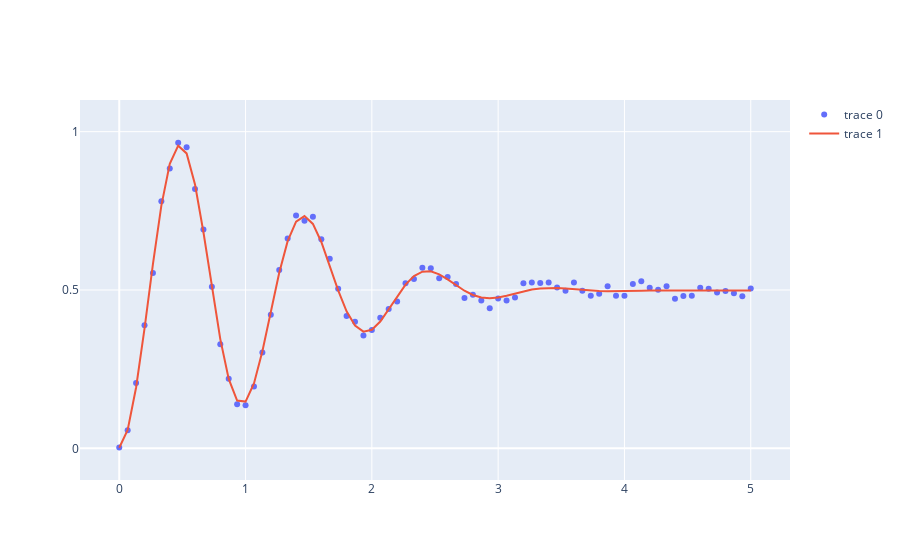

Write notebook code for a chart like this one.
### Code cell
fig = go.Figure()

fig.add_trace(go.Scatter(
    x=ndMeasurementData[1:, 0], y=ndMeasurementData[1:, 1], mode='markers'))

fig.add_trace(
    go.Scatter(
        x=ndMeasurementData[1:, 0],
        y=c[0] * np.exp(-(ndMeasurementData[1:, 0] / (-1.7))**2) *
        np.cos(c[2]*ndMeasurementData[1:, 0]+c[3])+c[4]
    )
)

fig.update_yaxes(
    range=[-0.1, 1.1],
    dtick=0.5,
)


fig.show()
